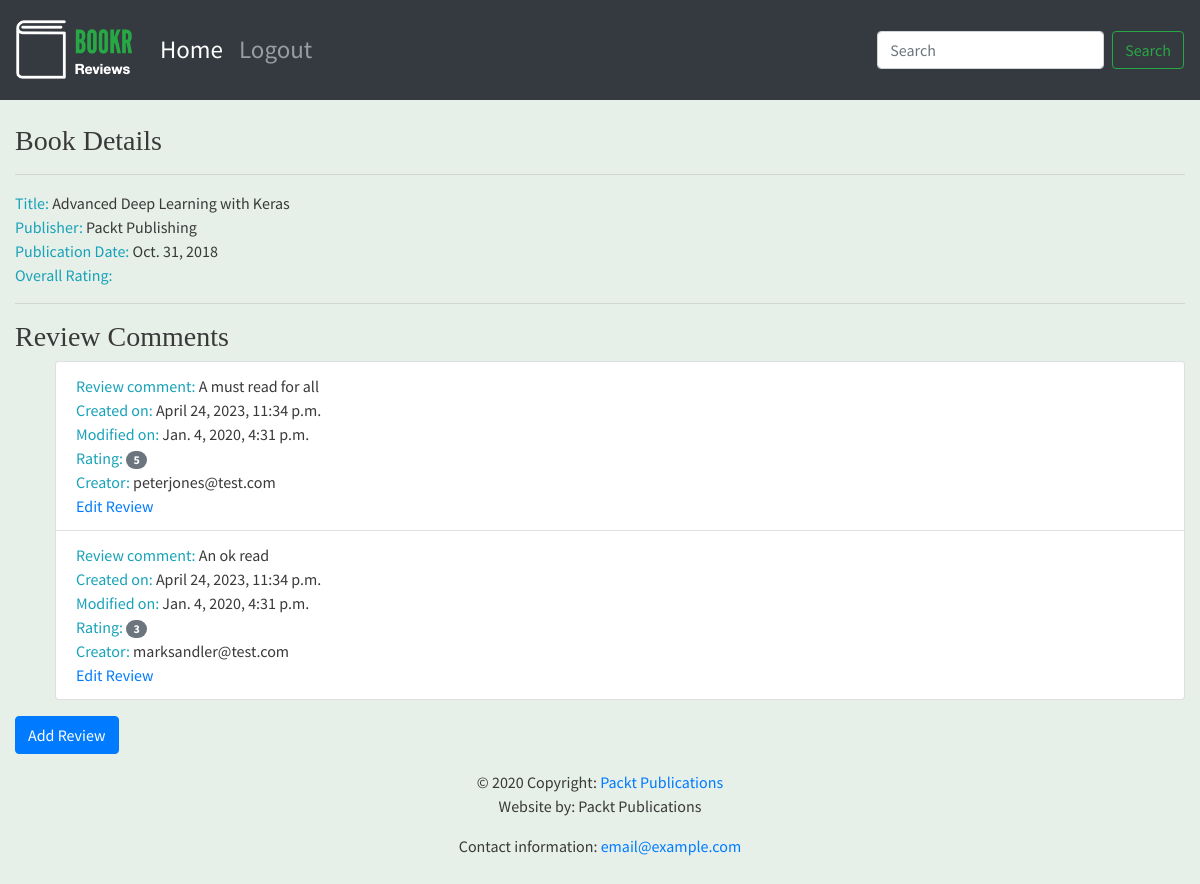
/books/1/, run on an earlier commit of the app's database.
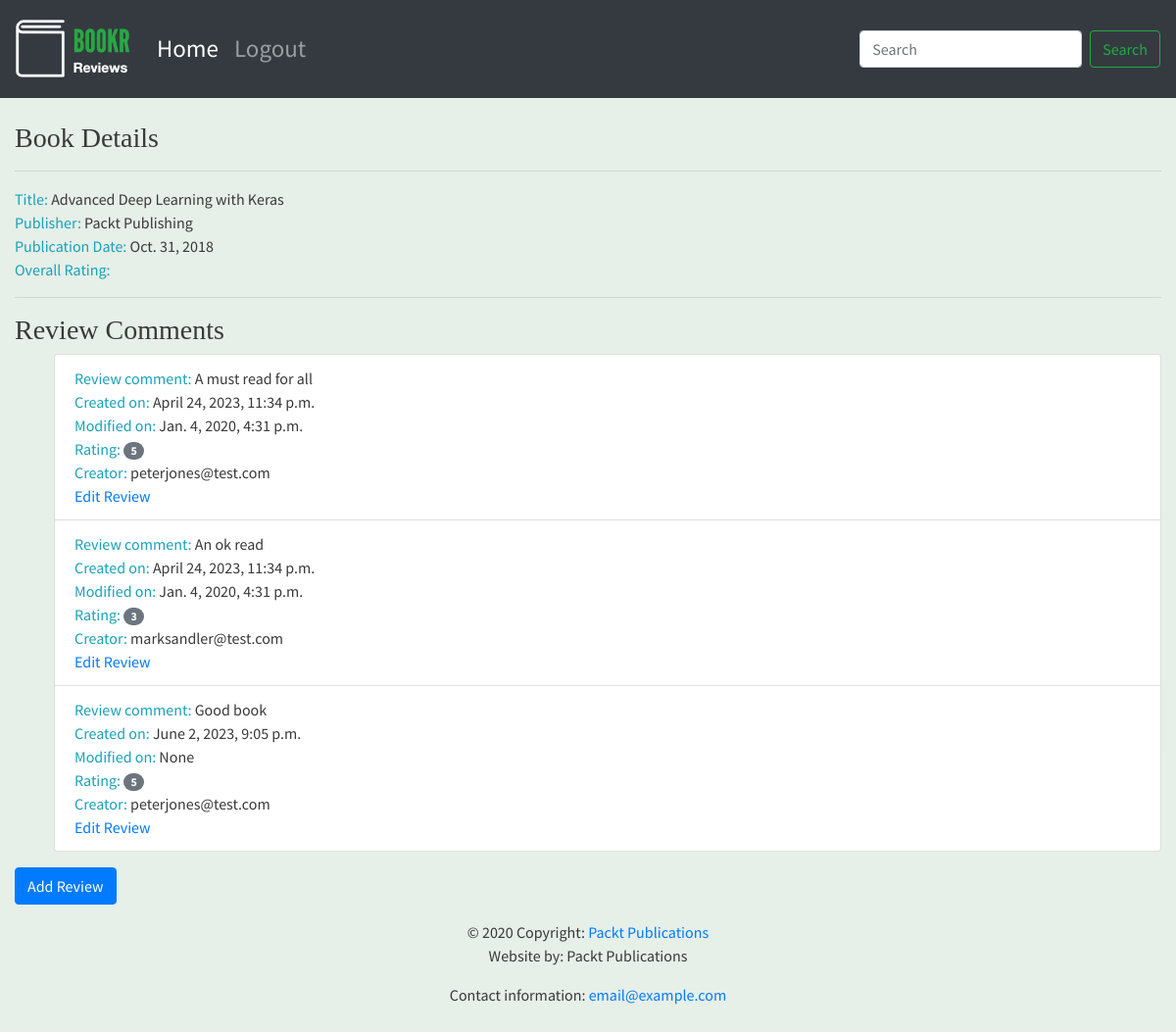
And on a later commit of the database.
### reviews/models.py (models this page shows, shortened)
class Book(models.Model):
    title = models.CharField(max_length=70,
                             help_text="The title of the book.")
    publication_date = models.DateField(
        verbose_name="Date the book was published.")
    isbn = models.CharField(max_length=20,
                            verbose_name="ISBN number of the book.")
    publisher = models.ForeignKey(Publisher,
                                  on_delete=models.CASCADE)
    contributors = models.ManyToManyField('Contributor',
                                          through="BookContributor")
    cover = models.ImageField(null=True,
                              blank=True,
                              upload_to="book_covers/")
    sample = models.FileField(null=True,
                              blank=True,
                              upload_to="book_samples/")

class Publisher(models.Model):
    name = models.CharField(max_length=50,
                            help_text="The name of the Publisher.")
    website = models.URLField(help_text="The Publisher's website.")
    email = models.EmailField(help_text="The Publisher's email address.")
    def __str__(self):
        return self.name

class Review(models.Model):
    content = models.TextField(help_text="The Review text.")
    rating = models.IntegerField(
        help_text="The rating the reviewer has given.")
    date_created = models.DateTimeField(auto_now_add=True,
                                        help_text="The date and time the review was created.")
    date_edited = models.DateTimeField(null=True,
                                       help_text="The date and time the review was last edited.")
    creator = models.ForeignKey(
        auth.get_user_model(), on_delete=models.CASCADE)
    book = models.ForeignKey(Book, on_delete=models.CASCADE,
                             help_text="The Book that this review is for.")

### reviews/views.py (the view)
# urls.py: path('books/<int:pk>/', views.details, name='book_detail'),
def details(request, pk):
    details_book = get_object_or_404(Book, pk=pk)
    details_review = details_book.review_set.all()
    book_rating = average_rating([review.rating for review in details_review])
    context = {
        'book_id': pk,
        'details_book': details_book,
        'book': details_book,
        'reviews': details_review,
        'rating': book_rating,
    }
    return render(request, 'reviews/book_details.html', context)

### reviews/utils.py (called while the page is built)
def average_rating(rating_list):
    if not rating_list:
        return 0
    return round(sum(rating_list) / len(rating_list))

### reviews/templates/reviews/book_details.html (shortened to what this page needs)
{% extends 'reviews/base.html' %}
{% block content %}
      <br>
      <h3>Book Details</h3>
      <hr>
      <span class="text-info">Title: </span> <span>{{ book.title }}</span>
      <br>
      <span class="text-info">Publisher: </span><span>{{ book.publisher }}</span>
      <br>
      <span class="text-info">Publication Date: </span><span>{{ book.publication_date }}</span>
      <br>
      {% if not reviews %}
            <hr>
            <h3>Be the first one to write a review.</h3>
      {% else %}
            <span class="text-info">Overall Rating: </span>
            <br>
            <hr>
            <h3>Review Comments</h3>
            <ul>
            {% for review in reviews %}
                  <li class="list-group-item">
                        <span class="text-info">Review comment: </span> <span>{{ review.content }}</span>
                        <br>
                        <span class="text-info">Created on: </span><span>{{ review.date_created }}</span>
                        <br>
                        <span class="text-info">Modified on: </span><span>{{ review.date_edited }}</span>
                        <br>
                        <span class="text-info">Rating: </span><span class="badge badge-secondary badge-pill">{{ review.rating }}</span>
                        <br>
                        <span class="text-info">Creator: </span><span>{{ review.creator.username }}</span>
                        <br>
                        <a href="{% url 'review_edit' book.pk review.pk %}">Edit Review</a>
                  </li>
            {% endfor %}
            </ul>
      {% endif %}
<a class="btn btn-primary" href="{% url 'review_create' details_book.pk %}">Add Review</a>
{% endblock %}

### reviews/templates/reviews/base.html
{% extends 'base.html' %}
{% load static %}
{% block brand %}<img src="{% static 'reviews/logo.png' %}">
{% endblock %}

### templates/base.html (shortened to what this page needs)
<!doctype html>
{% load static %}
<html lang="en">
<head>
  <link rel="stylesheet" href="https://stackpath.bootstrapcdn.com/bootstrap/4.4.1/css/bootstrap.min.css"
>
  <link rel="stylesheet" href="https://cdnjs.cloudflare.com/ajax/libs/font-awesome/4.7.0/css/font-awesome.min.css">
  <link rel="stylesheet" href="{% static 'main.css' %}">
</head>
<body>
  <nav class="navbar navbar-expand-sm navbar-dark bg-dark sticky-top">
    <a class="navbar-brand" href="/">{% block brand %}{% endblock %}</a>
    <div class="collapse navbar-collapse" id="navbarSupportedContent">
      <ul class="navbar-nav mr-auto">
        <li class="nav-item active">
          <a class="nav-link" href="/books/">Home <span class="sr-only">(current)</span></a>
        </li>
        <li class="nav-item">
          <a class="nav-link" href="#">Logout</a>
        </li>
      </ul>
      <form action="{% url 'book_search' %}" class="form-inline my-2 my-lg-0">
        <input class="form-control mr-sm-2" type="search" placeholder="Search" aria-label="Search" name="search"
          　value="{{ search_text }}" minlength="3">
        <button class="btn btn-outline-success my-2 my-sm-0" type="submit">Search</button>
      </form>
    </div>
  </nav>
  <div class="container-fluid">
    {% block content %}{% endblock %}
  </div>
  <footer class="page-footer font-small blue">
    <div class="footer-copyright text-center py-3">© 2020 Copyright:
      <a href="https://www.packtpub.com"> Packt Publications</a>
      <p>Website by: Packt Publications</p>
      <p>Contact information: <a href="mailto:email@example.com">email@example.com</a></p>
    </div>
  </footer>
</body>
</html>

### static/main.css (style rules this page uses)
.navbar { min-height: 100px; font-size: 25px; }
.navbar-brand { font-size: 25px; }
.navbar-brand>img { height: 60px; }
body { font-family: 'Source Sans Pro', sans-serif; background-color: #e6efe8; color: #393939; }
h1, h2, h3, h4, h5, h6 { font-family: 'Libre Baskerville', serif; }

What changed in the data, as far as the page shows it:
added Review: content "Good book", date_created "June 2, 2023, 9:05 p.m.", date_edited "None", rating "5", creator.username "peterjones@test.com"
